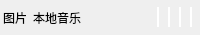
<?xml version="1.0" encoding="UTF-8"?>
<ui version="4.0">
 <class>BtForm</class>
 <widget class="QWidget" name="BtForm">
  <property name="geometry">
   <rect>
    <x>0</x>
    <y>0</y>
    <width>200</width>
    <height>35</height>
   </rect>
  </property>
  <property name="windowTitle">
   <string>Form</string>
  </property>
  <layout class="QHBoxLayout" name="horizontalLayout">
   <property name="spacing">
    <number>0</number>
   </property>
   <property name="leftMargin">
    <number>0</number>
   </property>
   <property name="topMargin">
    <number>0</number>
   </property>
   <property name="rightMargin">
    <number>0</number>
   </property>
   <property name="bottomMargin">
    <number>0</number>
   </property>
   <item>
    <widget class="QWidget" name="btStyle" native="true">
     <property name="styleSheet">
      <string notr="true">#btStyle:hover
{
 background:#D8D8D8;
}</string>
     </property>
     <layout class="QHBoxLayout" name="horizontalLayout_3">
      <property name="spacing">
       <number>0</number>
      </property>
      <property name="leftMargin">
       <number>3</number>
      </property>
      <property name="topMargin">
       <number>0</number>
      </property>
      <property name="rightMargin">
       <number>0</number>
      </property>
      <property name="bottomMargin">
       <number>0</number>
      </property>
      <item>
       <widget class="QLabel" name="btIcon">
        <property name="minimumSize">
         <size>
          <width>30</width>
          <height>0</height>
         </size>
        </property>
        <property name="maximumSize">
         <size>
          <width>30</width>
          <height>16777215</height>
         </size>
        </property>
        <property name="text">
         <string>图片</string>
        </property>
       </widget>
      </item>
      <item>
       <widget class="QLabel" name="btTex">
        <property name="minimumSize">
         <size>
          <width>120</width>
          <height>0</height>
         </size>
        </property>
        <property name="maximumSize">
         <size>
          <width>120</width>
          <height>16777215</height>
         </size>
        </property>
        <property name="text">
         <string>本地音乐</string>
        </property>
       </widget>
      </item>
      <item>
       <widget class="QWidget" name="lineBox" native="true">
        <property name="minimumSize">
         <size>
          <width>0</width>
          <height>20</height>
         </size>
        </property>
        <property name="maximumSize">
         <size>
          <width>16777215</width>
          <height>20</height>
         </size>
        </property>
        <property name="styleSheet">
         <string notr="true">.QLabel
{
 background-color:#FFFFFF;
}</string>
        </property>
        <layout class="QHBoxLayout" name="horizontalLayout_2">
         <property name="spacing">
          <number>5</number>
         </property>
         <property name="leftMargin">
          <number>0</number>
         </property>
         <property name="topMargin">
          <number>0</number>
         </property>
         <property name="rightMargin">
          <number>0</number>
         </property>
         <property name="bottomMargin">
          <number>0</number>
         </property>
         <item>
          <widget class="QLabel" name="line1">
           <property name="minimumSize">
            <size>
             <width>2</width>
             <height>0</height>
            </size>
           </property>
           <property name="maximumSize">
            <size>
             <width>2</width>
             <height>16777215</height>
            </size>
           </property>
           <property name="text">
            <string/>
           </property>
          </widget>
         </item>
         <item>
          <widget class="QLabel" name="line2">
           <property name="minimumSize">
            <size>
             <width>2</width>
             <height>0</height>
            </size>
           </property>
           <property name="maximumSize">
            <size>
             <width>2</width>
             <height>16777215</height>
            </size>
           </property>
           <property name="text">
            <string/>
           </property>
          </widget>
         </item>
         <item>
          <widget class="QLabel" name="line3">
           <property name="minimumSize">
            <size>
             <width>2</width>
             <height>0</height>
            </size>
           </property>
           <property name="maximumSize">
            <size>
             <width>2</width>
             <height>16777215</height>
            </size>
           </property>
           <property name="text">
            <string/>
           </property>
          </widget>
         </item>
         <item>
          <widget class="QLabel" name="line4">
           <property name="minimumSize">
            <size>
             <width>2</width>
             <height>0</height>
            </size>
           </property>
           <property name="maximumSize">
            <size>
             <width>2</width>
             <height>16777215</height>
            </size>
           </property>
           <property name="text">
            <string/>
           </property>
          </widget>
         </item>
        </layout>
       </widget>
      </item>
     </layout>
    </widget>
   </item>
  </layout>
 </widget>
 <resources/>
 <connections/>
</ui>
